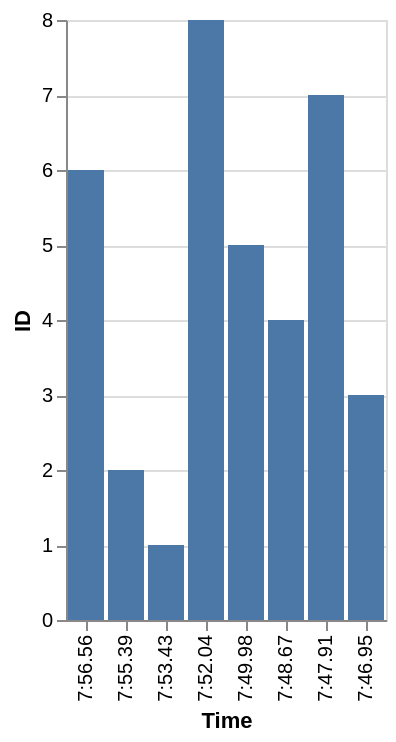

Here is the Vega-Lite specification saved for this chart:
### Vega-Lite specification from a JSON file in a GitHub repository (floating-point values rounded to 4 significant figures)
{"data": {"values": [{"x_data": "7:56.56", "y_data": 6}, {"x_data": "7:55.39", "y_data": 2}, {"x_data": "7:53.43", "y_data": 1}, {"x_data": "7:52.04", "y_data": 8}, {"x_data": "7:49.98", "y_data": 5}, {"x_data": "7:48.67", "y_data": 4}, {"x_data": "7:47.91", "y_data": 7}, {"x_data": "7:46.95", "y_data": 3}]}, "mark": "bar", "encoding": {"x": {"field": "x_data", "type": "nominal", "title": "Time", "sort": "descending"}, "y": {"field": "y_data", "type": "quantitative", "title": "ID"}}}
